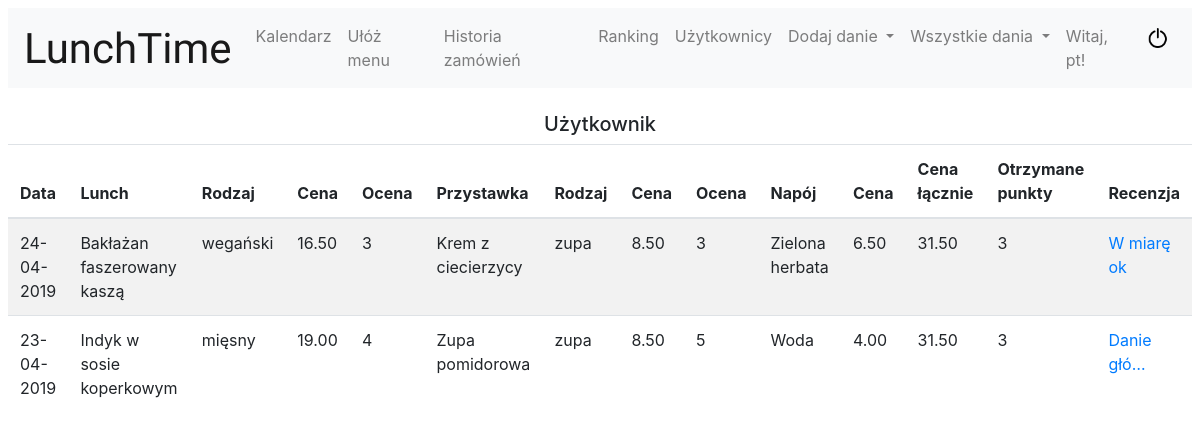
Page /user-details/2 (signed in) on the committed database.
### buy_lunch/models.py (models this page shows, shortened)
class Order(models.Model):
    lunch = models.ForeignKey(Lunch, on_delete=models.CASCADE)
    appetizer = models.ForeignKey(Appetizer, on_delete=models.CASCADE, null=True)
    beverage = models.ForeignKey(Beverages, on_delete=models.CASCADE, null=True)
    final_price = models.DecimalField(decimal_places=2, max_digits=4)
    points = models.ForeignKey('Points', null=True, on_delete=models.CASCADE)
    date = models.DateTimeField(default=datetime.today)
    user = models.ForeignKey(User, on_delete=models.CASCADE)
    discount = models.IntegerField(default=0)
    points_collected = models.IntegerField(default=0)
    ready = models.BooleanField(default=False)

class Lunch(models.Model):
    lunch_name = models.CharField(max_length=300, verbose_name='Nazwa')
    lunch_type = models.IntegerField(choices=LUNCH_TYPE, verbose_name='Typ')
    lunch_price = models.DecimalField(decimal_places=2, max_digits=4, verbose_name='Cena')

class MenuReview(models.Model):
    review = models.TextField(verbose_name='Recenzja')
    menu = models.ForeignKey(Order, on_delete=models.CASCADE)
    lunch_stars = models.IntegerField(choices=STARS, verbose_name='Ocena lunchu')
    appetizer_stars = models.IntegerField(choices=STARS, verbose_name='Ocena przystawki')
    user = models.ForeignKey(User, on_delete=models.CASCADE)

class Appetizer(models.Model):
    appetizer_name = models.CharField(max_length=300, verbose_name='Nazwa')
    appetizer_type = models.IntegerField(choices=APPETIZER_TYPE, verbose_name='Typ')
    appetizer_price = models.DecimalField(decimal_places=2, max_digits=4, verbose_name='Cena')

class Beverages(models.Model):
    beverage_name = models.CharField(max_length=100, verbose_name='Nazwa')
    beverage_price = models.DecimalField(decimal_places=2, max_digits=4, verbose_name='Cena')

### buy_lunch/views.py (the view)
# urls.py: path('user-details/<int:user_id>', UserDetails.as_view(), name='user-details'),
class UserDetails(PermissionView):
    def get(self, request, user_id):
        orders = Order.objects.filter(user_id=user_id).order_by('-date')
        return render(request, 'user_details.html', {'orders': orders})

### buy_lunch/context_processors.py (called while the page is built)
def points(request):
    if request.user.is_authenticated:
        count_points = Points.objects.filter(user=request.user).aggregate(Sum('amount'))
        all_points = count_points['amount__sum']
    else:
        all_points = 0
    return {
        'points': all_points,
    }

### buy_lunch/templatetags/app_filters.py (called while the page is built)
@register.filter(name='lunch_type')
def lunch_type(value):
    return dict(LUNCH_TYPE).get(value)

@register.filter(name='appetizer_type')
def appetizer_type(value):
    return dict(APPETIZER_TYPE).get(value)

### buy_lunch/templates/user_details.html
{% extends "base.html" %}
    {% load app_filters %}
{% block content %}
    <h5 class="text-center">Użytkownik {{ orders.user.username }}</h5>
    <table class="table table-striped">
    <thead>
    <tr><th scope="col">Data</th>
        <th scope="col">Lunch</th>
        <th scope="col">Rodzaj</th>
        <th scope="col">Cena</th>
        <th scope="col">Ocena</th>
        <th scope="col">Przystawka</th>
        <th scope="col">Rodzaj</th>
        <th scope="col">Cena</th>
        <th scope="col">Ocena</th>
        <th scope="col">Napój</th>
        <th scope="col">Cena</th>
        <th scope="col">Cena łącznie</th>
        <th scope="col">Otrzymane punkty</th>
        <th scope="col">Recenzja</th></tr>
    </thead>
    <tbody>
        {% for order in orders %}
       <tr ><td>{{ order.date | date:"d-m-Y" }}</td>
            <td>{{ order.lunch.lunch_name }}</td>
            <td>{{ order.lunch.lunch_type | lunch_type }}</td>
            <td>{{ order.lunch.lunch_price }}</td>
                {% if order.menureview_set.count == 0 %}
                     <td> </td>
                {% else %}
                    {% for lunch in order.menureview_set.all %}
                        <td>{{ lunch.lunch_stars }}</td>
                    {% endfor %}
                {% endif %}
            <td>{{ order.appetizer.appetizer_name }}</td>
            <td>{{ order.appetizer.appetizer_type | appetizer_type }}</td>
            <td>{{ order.appetizer.appetizer_price }}</td>
            {% if order.menureview_set.count == 0 %}
                     <td> </td>
                {% else %}
                    {% for appetizer in order.menureview_set.all %}
                        <td>{{ appetizer.appetizer_stars }}</td>
                    {% endfor %}
                {% endif %}
            <td>{{ order.beverage.beverage_name }}</td>
            <td>{{ order.beverage.beverage_price }}</td>
            <td>{{ order.final_price }}</td>
            <td>{{ order.points_collected }}</td>
           {% if order.menureview_set.count == 0 %}
           <td> </td>
                {% else %}
                    {% for review in order.menureview_set.all %}
                       <td><a href="{%  url 'review' review.id %}">{{ review.review |truncatechars:10 }}</a></td>
                    {% endfor %}
                {% endif %}
       </tr>
    {% endfor %}
    </tbody>
    </table>
{% endblock %}

### buy_lunch/templates/base.html (shortened to what this page needs)
<!DOCTYPE html>
<html lang="en">
<head>
    {% load static %}
    {% load bootstrap4 %}
    {% bootstrap_css %}
    <link href="https://cdnjs.cloudflare.com/ajax/libs/fullcalendar/3.1.0/fullcalendar.min.css" rel="stylesheet" />
    <link rel="stylesheet" type="text/css" href="{% static 'css/styles.css' %}">
</head>
<body class="ml-2 mr-2 mt-2" >
<header class="navbar navbar-expand-lg navbar-light bg-light mb-4" id="main-header">
  <a class="navbar-brand app-name" href="{% url 'index' %}">LunchTime</a>
  <div class="collapse navbar-collapse" id="navbarNavDropdown">
{% if user.is_staff %}
    <ul class="navbar-nav mr-auto">
      <li class="nav-item">
        <a class="nav-link" href="{% url 'lunch-calendar' %}">Kalendarz</a>
      </li>
      <li class="nav-item">
        <a class="nav-link" href="{% url 'set-menu' %}">Ułóż menu</a>
      </li>
        <li class="nav-item">
        <a class="nav-link" href="{% url 'all-orders' %}">Historia zamówień</a>
      </li>
        <li class="nav-item">
        <a class="nav-link" href="{% url 'ranking' %}">Ranking</a>
      </li>
        <li class="nav-item">
        <a class="nav-link" href="{% url 'users' %}">Użytkownicy</a>
      </li>
      <li class="nav-item dropdown">
        <a class="nav-link dropdown-toggle" href="#" id="navbarDropdownMenuLink" data-toggle="dropdown" aria-haspopup="true" aria-expanded="false">
          Dodaj danie
        </a>
      </li>
    <li class="nav-item dropdown">
        <a class="nav-link dropdown-toggle" href="#" id="navbarDropdownMenuLink" data-toggle="dropdown" aria-haspopup="true" aria-expanded="false">
          Wszystkie dania
        </a>
      </li>
    </ul>
        {% endif %}
    {% if user.is_authenticated %}
        <ul class="navbar-nav ml-auto">
        <span class="navbar-text mx-2">Witaj, {{ user.username }}!</span>
          <div class="nav-item">
            <a class="nav-link" href="{% url 'logout' %}"><img class="logout" src="/media/power.png"></a>
          </div>
         </ul>
    {% endif %}
  </div>
</header>
        {% block content %}
        {% endblock %}
</body>
</html>

### static/css/styles.css (style rules this page uses)
.app-name { font: 42px 'Cookie', Helvetica, sans-serif; }
#main-header { border: 2px transparent; background-color: lavender; }
table { font-max-size: 12px; }
.logout { width: 20px; height: 20px; }

### rows in the picture
Order: date "24-04-2019", lunch.lunch_name "Bakłażan faszerowany kaszą", lunch.lunch_type|lunch_type "wegański", lunch.lunch_price "16.50", appetizer.appetizer_name "Krem z ciecierzycy", appetizer.appetizer_type|appetizer_type "zupa", appetizer.appetizer_price "8.50", beverage.beverage_name "Zielona herbata", beverage.beverage_price "6.50", final_price "31.50", points_collected "3"
MenuReview: lunch_stars "3", appetizer_stars "3", review "W miarę ok"
Order: date "23-04-2019", lunch.lunch_name "Indyk w sosie koperkowym", lunch.lunch_type|lunch_type "mięsny", lunch.lunch_price "19.00", appetizer.appetizer_name "Zupa pomidorowa", appetizer.appetizer_type|appetizer_type "zupa", appetizer.appetizer_price "8.50", beverage.beverage_name "Woda", beverage.beverage_price "4.00", final_price "31.50", points_collected "3"
MenuReview: lunch_stars "4", appetizer_stars "5", review "Danie głó…"

### other values in the picture
{{ user.username }} "pt"
